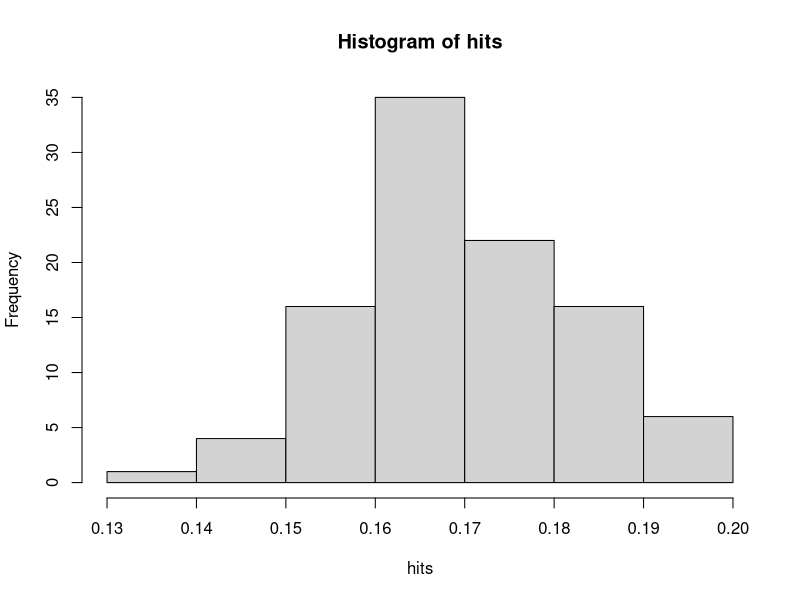

Reproduce this figure in R.
hits <- replicate(100, {
  success <- replicate(1000, {
    w <- sample(2:10) #our random set of 9 cards
    k <- w[1] #the first card
    w <- w[-which(w %in% k)] #take the first card out of the deck
    while (length(w) > 0){ #repeat until 1 card remains
     p <- w[1] #make p the next card
     if ((length(w[w < k]) > length(w[w > k]) & p < k) ||
        (length(w[w < k]) < length(w[w > k]) & p > k) ||
        (length(w[w < k]) == length(w[w > k]) & p > k)){ #prediction logic
      w <- w[-which(w %in% p)] #if prediction is right, "turn over" second card
      k = p #treat second card as first, and repeat until no cards left
   }
   else {break} #leave loop if the prediction is wrong
   }
   length(w) == 0 #if we get through all of the cards, call it a win!
   })
  mean(success) #average the successes
})
mean(hits)
hist(hits)
